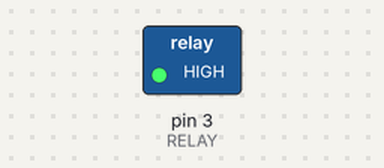
A sketch run on a simulated Arduino Uno, built with avr-gcc and run on an emulated ATmega328P. On the bench: switched loads named in the sketch (green lamp = pin HIGH). Dashed ring = blinking.

Above: at 0.5 s.
Timing chart, 0 to 4.6 s (numbered marks = the images above):
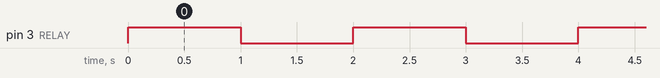

Measured:
- by itself, pin 3 (RELAY): alternates HIGH for 1.0 s and LOW for 1.0 s

The sketch:

RelayBlink.ino
```cpp
/*
  Blink
*/
#define RELAY 3

// the setup function runs once when you press reset or power the board
void setup() {
  // initialize digital pin LED_BUILTIN as an output.
  pinMode(RELAY, OUTPUT);
}

// the loop function runs over and over again forever
void loop() {
  digitalWrite(RELAY, HIGH);   // turn the LED on (HIGH is the voltage level)
  delay(1000);                       // wait for a second
  digitalWrite(RELAY, LOW);    // turn the LED off by making the voltage LOW
  delay(1000);                       // wait for a second
}
```
